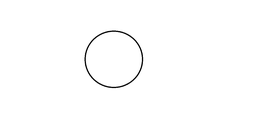
#> input picture Lessons/circle.png, 256 x 136 px, shrunk from 1075 x 570 before the run
$ python hough_transform_circle_math_model.py
#> lines starting #> are read from the running program, lines starting #| are printed output that depends on the picture; after the words box and inside, x2 and y2 are one past the last pixel; in counts of white or black regions, pixels touching at a corner belong together
import numpy as np
import matplotlib.pyplot as plt
import cv2

img = cv2.imread('circle.png')
#> img is the input picture: shape (136, 256, 3); min 0, max 255, mean 253.3
gray = cv2.cvtColor(img, cv2.COLOR_BGR2GRAY)

edges = cv2.Canny(gray, 100, 200)
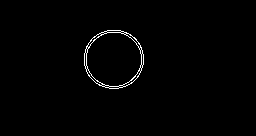
#> edges: shape (136, 256); 1% white in thin lines or dots, all inside (x1, y1, x2, y2) = (84, 30, 144, 89)

rows, cols = edges.shape
#> rows = 136; cols = 256


min_radius = 20
max_radius = 100
radii = np.arange(min_radius, max_radius, 1)  # 1st parameter

# Tạo bộ tích lũy Hough 3 chiều: (a, b, r)
accumulator = np.zeros((rows, cols, len(radii)), dtype=np.uint64)

# Tìm các pixel biên
y_idxs, x_idxs = np.nonzero(edges)  # (y, x) là pixel biên
#> y_idxs = 347 values from 30 to 88; x_idxs = 347 values, max 143 at index 157, min 84 at index 150, mean 113.6

for idx in range(len(x_idxs)):
    x = x_idxs[idx]
    y = y_idxs[idx]
    for r_idx, radius in enumerate(radii):
        # Quét theo góc từ 0 đến 360 độ, vì trên đường tròn, mỗi điểm có nhiều khả năng thuộc mọi phương vị
        for t in range(0, 360, 5):  # bước 5 độ cho nhanh, muốn mịn hơn thì giảm bước
            theta = np.deg2rad(t)
            # (x, y) nằm trên đường tròn tâm (a, b), bán kính radius
            # => a = x - r cos(theta), b = y - r sin(theta)
            a = int(round(x - radius * np.cos(theta)))
            b = int(round(y - radius * np.sin(theta)))
            if (0 <= a < cols) and (0 <= b < rows):
                accumulator[b, a, r_idx] += 1
#> this loop made 347 passes
#> (x, y) on passes 1 to 3: (107, 30), (108, 30), (109, 30)

# Tìm các giá trị lớn nhất trong bộ tích lũy (có thể threshold hoặc tìm local maximum)
threshold = np.amax(accumulator) * 0.5   # ví dụ: lấy 50% giá trị lớn nhất
#> threshold = 23.5
circles = np.argwhere(accumulator > 100)  # (b, a, r_idx)
#> circles = empty array

# Vẽ các đường tròn phát hiện được lên ảnh gốc
output_img = img.copy()
for b, a, r_idx in circles:
    cv2.circle(output_img, (a, b), radii[r_idx], (0, 255, 0), 2)
    print("there is a circle")
#> this loop made 0 passes

plt.figure(figsize=(10, 10))
plt.imshow(cv2.cvtColor(output_img, cv2.COLOR_BGR2RGB))
plt.title('Detected Circles (Hough Transform)')
plt.axis('off')
plt.show()

$ run again, with Lessons/eclipse.png copied over Lessons/circle.png
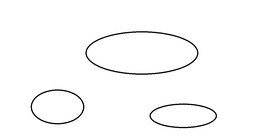
#> input picture Lessons/eclipse.png, 256 x 136 px, shrunk from 1075 x 570 before the run
#> img is the input picture: shape (136, 256, 3); min 0, max 255, mean 249.9
#> `edges = cv2.Canny(gray, 100, 200)`:
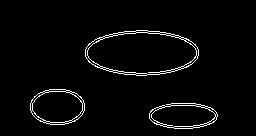
#> edges: shape (136, 256); 3% white in thin lines or dots, all inside (x1, y1, x2, y2) = (30, 30, 218, 129)
#> y_idxs = 1044 values from 30 to 128; x_idxs = 1044 values, max 217 at index 797, min 30 at index 609, mean 131.8
#> the loop `for idx in range(len(x_idxs)):` made 1044 passes
#> (x, y) on passes 1 to 3: (136, 30), (137, 30), (138, 30)
#> threshold = 11
#> circles = empty array
